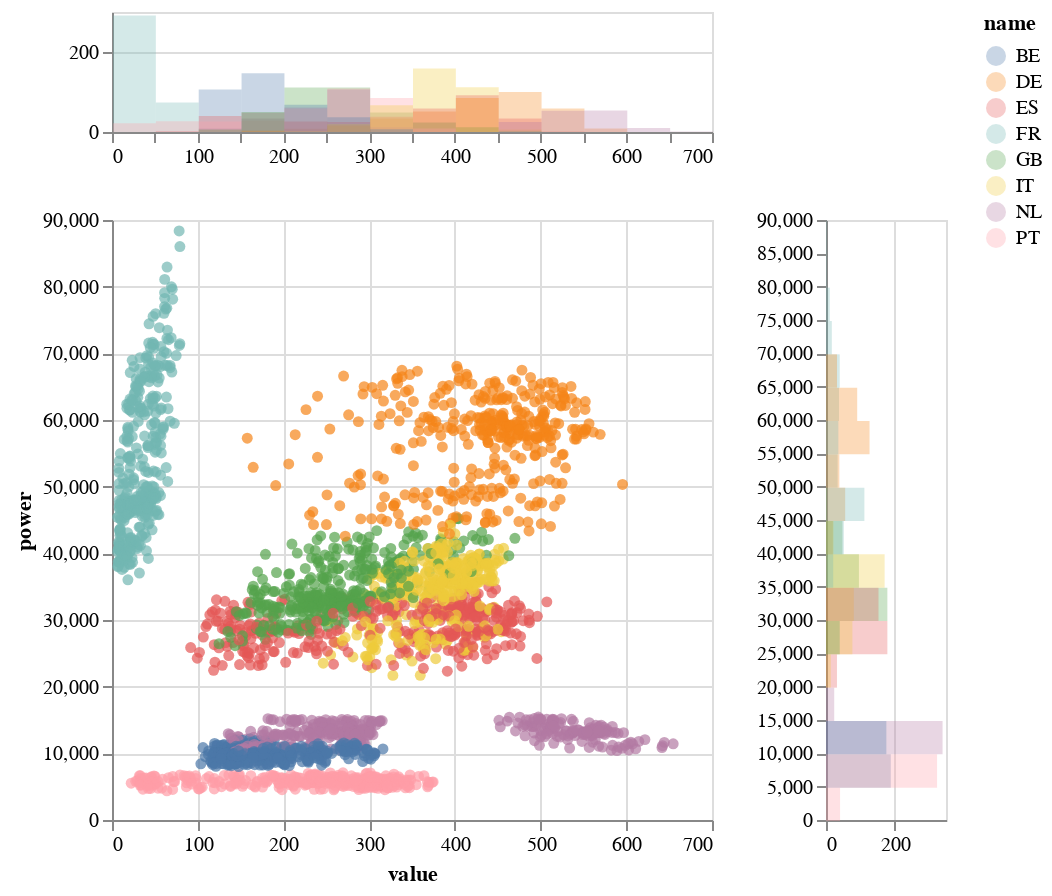

Source (notebook cell):
### Code cell
import altair as alt
from vega_datasets import data 
source = data.iris()

base = alt.Chart(result_df)
base_bar = base.mark_bar(opacity=0.3, binSpacing=0)

xscale = alt.Scale(domain=(4.0, 8.0))
yscale = alt.Scale(domain=(1.9, 4.55))

points = base.mark_circle().encode(
    alt.X("value"),
    alt.Y("power"),
    color="name",
)

top_hist = (
    base_bar
    .encode(
        alt.X("value:Q")
            # when using bins, the axis scale is set through
            # the bin extent, so we do not specify the scale here
            # (which would be ignored anyway)
            .bin(maxbins=20).stack(None).title(""),
        alt.Y("count()").stack(None).title(""),
        alt.Color("name:N"),
    )
    .properties(height=60)
)

right_hist = (
    base_bar
    .encode(
        alt.Y("power:Q")
            .bin(maxbins=20)
            .stack(None)
            .title(""),
        alt.X("count()").stack(None).title(""),
        alt.Color("name:N"),
    )
    .properties(width=60)
)

top_hist & (points | right_hist)

### Figure 1 — Vega-Lite specification as saved in the notebook (floating-point values rounded to 4 significant figures; data arrays with more than 128 entries replaced by an {"elided": "..."} marker saying what was removed)
{"config": {"view": {"continuousWidth": 300, "continuousHeight": 300}}, "vconcat": [{"mark": {"type": "bar", "binSpacing": 0, "opacity": 0.3}, "encoding": {"color": {"field": "name", "type": "nominal"}, "x": {"bin": {"maxbins": 20}, "field": "value", "stack": null, "title": "", "type": "quantitative"}, "y": {"aggregate": "count", "stack": null, "title": "", "type": "quantitative"}}, "height": 60}, {"hconcat": [{"mark": {"type": "circle"}, "encoding": {"color": {"field": "name", "type": "nominal"}, "x": {"field": "value", "type": "quantitative"}, "y": {"field": "power", "type": "quantitative"}}}, {"mark": {"type": "bar", "binSpacing": 0, "opacity": 0.3}, "encoding": {"color": {"field": "name", "type": "nominal"}, "x": {"aggregate": "count", "stack": null, "title": "", "type": "quantitative"}, "y": {"bin": {"maxbins": 20}, "field": "power", "stack": null, "title": "", "type": "quantitative"}}, "width": 60}]}], "data": {"name": "data-39c1b040f528dc94c7a7f0e3fced8566"}, "$schema": "https://vega.github.io/schema/vega-lite/v5.20.1.json", "datasets": {"data-39c1b040f528dc94c7a7f0e3fced8566": {"elided": "2920 records"}}}
